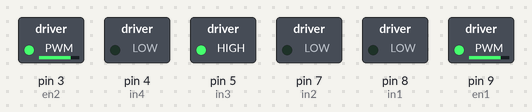
The sketch below on a simulated Arduino Uno, built with avr-gcc and run on an emulated ATmega328P. Shown: switched loads named in the sketch (green lamp = pin HIGH).

Above: at 0.1 s.
Timing chart, 0 to 1.6 s (numbered marks = the images above):
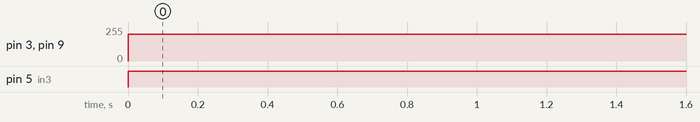

Measured:
- by itself, pin 3 (en2), pin 9 (en1): 0/255 → 200/255 at 0.00 s
- by itself, pin 5 (in3): LOW → HIGH at 0.00 s

The sketch:

Motor_test.ino
```cpp
int in1 = 8;
int in2 = 7;
int en1 = 9;
int in3 = 5;
int in4 = 4;
int en2 = 3;

void setup() {
  // put your setup code here, to run once:
  pinMode(in1, OUTPUT);
  pinMode(in2, OUTPUT);
  pinMode(en1, OUTPUT);
  pinMode(in3, OUTPUT);
  pinMode(in4, OUTPUT);
  pinMode(en2, OUTPUT);
  // digitalWrite(in1, LOW);
  // digitalWrite(in2, LOW);
  // digitalWrite(in3, LOW);
  // digitalWrite(in4, LOW);
  // analogWrite(en1, LOW);
  // analogWrite(en2, LOW);
  // digitalWrite(13, HIGH);

}

void loop() {
  // put your main code here, to run repeatedly:
  digitalWrite(in1, LOW);
  digitalWrite(in2, LOW);
  digitalWrite(in3, HIGH);
  digitalWrite(in4, LOW);
  analogWrite(en1, 200);
  analogWrite(en2, 200);

}
```
